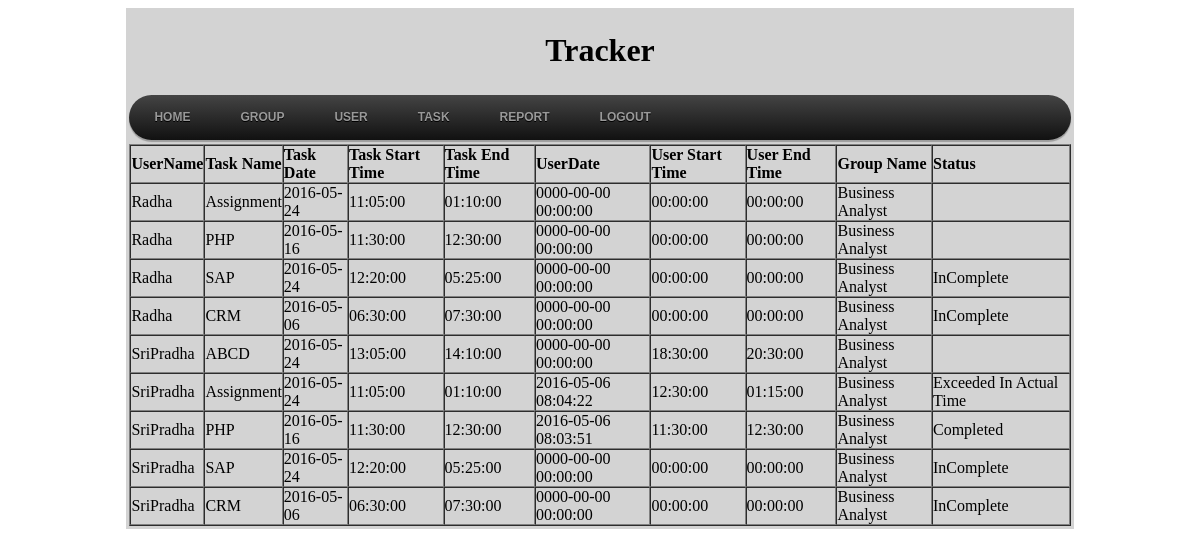
The app's page /Tracker/admin/Report.php (signed in) with its own data.
### tables this page shows
CREATE TABLE IF NOT EXISTS `report_tracker` (
  `GroupName` varchar(30) NOT NULL,
  `LoginId` varchar(30) NOT NULL,
  `UserName` varchar(30) NOT NULL,
  `UserDate` timestamp NOT NULL,
  `UserStartTime` time NOT NULL,
  `UserEndTime` time NOT NULL,
  `TaskId` int(11) NOT NULL,
  `TaskName` varchar(20) NOT NULL,
  `TaskDate` date NOT NULL,
  `TaskStartTime` time NOT NULL,
  `TaskEndTime` time NOT NULL,
  `Status` varchar(40) NOT NULL,
  PRIMARY KEY (`GroupName`,`LoginId`,`TaskId`),
  KEY `ReportLoginId` (`LoginId`),
  KEY `TaskId` (`TaskId`),
  KEY `TaskId_2` (`TaskId`)
);

### Tracker/admin/Report.php (the view, shortened to what this page needs)
<?php
include ("header.php");
include("config.php");
$sqlQuery="select * from report_tracker";
$resultQuery=mysqli_query($conn, $sqlQuery);
?>
  	<tr>
    	<td>
    		<table width="100%" border="1" cellspacing="0" cellpadding="0" >
              <tr>
              	<td class="te"><b>UserName </b></td>
                <td class="te"><b>Task Name </b></td>
                <td class="te"><b>Task Date</b></td>
                <td class="te"><b>Task Start Time</b></td>
                <td class="te"><b>Task End Time</b></td>
                <td class="te"><b>UserDate</b></td>
                <td class="te"><b>User Start Time</b></td>
                <td class="te"><b>User End Time</b></td>
                <td class="te"><b>Group Name</b></td>
                <td class="te"><b>Status</b></td>
              </tr>
           <?php while($result=mysqli_fetch_array($resultQuery)){?>
               <tr>
                <td class="te"><?php echo $result["UserName"]; ?></td>
                <td class="te"><?php echo $result["TaskName"]; ?></td>
                <td class="te"><?php echo $result["TaskDate"]; ?></td>
                <td class="te"><?php echo $result["TaskStartTime"]; ?></td>
                <td class="te"><?php echo $result["TaskEndTime"]; ?></td>
                <td class="te"><?php echo $result["UserDate"]; ?></td>
                <td class="te"><?php echo $result["UserStartTime"]; ?></td>
                <td class="te"><?php echo $result["UserEndTime"]; ?></td>
                <td class="te"><?php echo $result["GroupName"]; ?></td>
                <td class="te"><?php echo $result["Status"]; ?></td>
              </tr>
           <?php } ?>
			</table>
		</td>
	</tr>

### Tracker/admin/header.php (shortened to what this page needs)
<!DOCTYPE html PUBLIC "-//W3C//DTD HTML 4.01 Transitional//EN" "http://www.w3.org/TR/html4/loose.dtd">
<html>
<head>
<link rel="stylesheet" href="/Tracker/admin/Css/menu.css">
<link rel="stylesheet" href="/Tracker/admin/Css/Styles.css">
</head>
<body>
	<table width="80%" align="center" bgcolor="#D3D3D3">
		<tr>
			<td align="center"><h1>Tracker</h1></td>
		</tr>
		<tr>
			<td>
				<ul id="menu">
					<li><a href="AdminHome.php">Home</a></li>
					<li><a href="#">Group</a>
						</li>
					<li><a href="#">User</a>
						</li>
					<li><a href="#">Task</a>
						</li>
					<li><a href="Report.php">Report</a></li>
					<li><a href="logout.php">Logout</a></li>
				</ul>
			</td>
		</tr>

### Tracker/admin/Css/menu.css (style rules this page uses)
#menu { width: 100%; margin: 0; padding: 10px 0 0 0; list-style: none; background-color: #111; background-image: linear-gradient(#444, #111); border-radius: 50px; box-shadow: 0 2px 1px #9c9c9c; }
#menu li { float: left; padding: 0 0 10px 0; position: relative; }
#menu a { float: left; height: 25px; padding: 0 25px; color: #999; text-transform: uppercase; font: bold 12px/25px Arial, Helvetica; text-decoration: none; text-shadow: 0 1px 0 #000; }
#menu:after { visibility: hidden; display: block; font-size: 0; content: " "; clear: both; height: 0; }

### Tracker/admin/Css/Styles.css (style rules this page uses)
a { text-decoration:none; }

### records on screen
report_tracker: UserName "Radha", TaskName "Assignment", TaskDate "2016-05-24", TaskStartTime "11:05:00", TaskEndTime "01:10:00", UserDate "0000-00-00 00:00:00", UserStartTime "00:00:00", UserEndTime "00:00:00", GroupName "Business Analyst"
report_tracker: UserName "Radha", TaskName "PHP", TaskDate "2016-05-16", TaskStartTime "11:30:00", TaskEndTime "12:30:00", UserDate "0000-00-00 00:00:00", UserStartTime "00:00:00", UserEndTime "00:00:00", GroupName "Business Analyst"
report_tracker: UserName "Radha", TaskName "SAP", TaskDate "2016-05-24", TaskStartTime "12:20:00", TaskEndTime "05:25:00", UserDate "0000-00-00 00:00:00", UserStartTime "00:00:00", UserEndTime "00:00:00", GroupName "Business Analyst", Status "InComplete"
report_tracker: UserName "Radha", TaskName "CRM", TaskDate "2016-05-06", TaskStartTime "06:30:00", TaskEndTime "07:30:00", UserDate "0000-00-00 00:00:00", UserStartTime "00:00:00", UserEndTime "00:00:00", GroupName "Business Analyst", Status "InComplete"
report_tracker: UserName "SriPradha", TaskName "ABCD", TaskDate "2016-05-24", TaskStartTime "13:05:00", TaskEndTime "14:10:00", UserDate "0000-00-00 00:00:00", UserStartTime "18:30:00", UserEndTime "20:30:00", GroupName "Business Analyst"
report_tracker: UserName "SriPradha", TaskName "Assignment", TaskDate "2016-05-24", TaskStartTime "11:05:00", TaskEndTime "01:10:00", UserDate "2016-05-06 08:04:22", UserStartTime "12:30:00", UserEndTime "01:15:00", GroupName "Business Analyst", Status "Exceeded In Actual Time"
report_tracker: UserName "SriPradha", TaskName "PHP", TaskDate "2016-05-16", TaskStartTime "11:30:00", TaskEndTime "12:30:00", UserDate "2016-05-06 08:03:51", UserStartTime "11:30:00", UserEndTime "12:30:00", GroupName "Business Analyst", Status "Completed"
report_tracker: UserName "SriPradha", TaskName "SAP", TaskDate "2016-05-24", TaskStartTime "12:20:00", TaskEndTime "05:25:00", UserDate "0000-00-00 00:00:00", UserStartTime "00:00:00", UserEndTime "00:00:00", GroupName "Business Analyst", Status "InComplete"
report_tracker: UserName "SriPradha", TaskName "CRM", TaskDate "2016-05-06", TaskStartTime "06:30:00", TaskEndTime "07:30:00", UserDate "0000-00-00 00:00:00", UserStartTime "00:00:00", UserEndTime "00:00:00", GroupName "Business Analyst", Status "InComplete"
